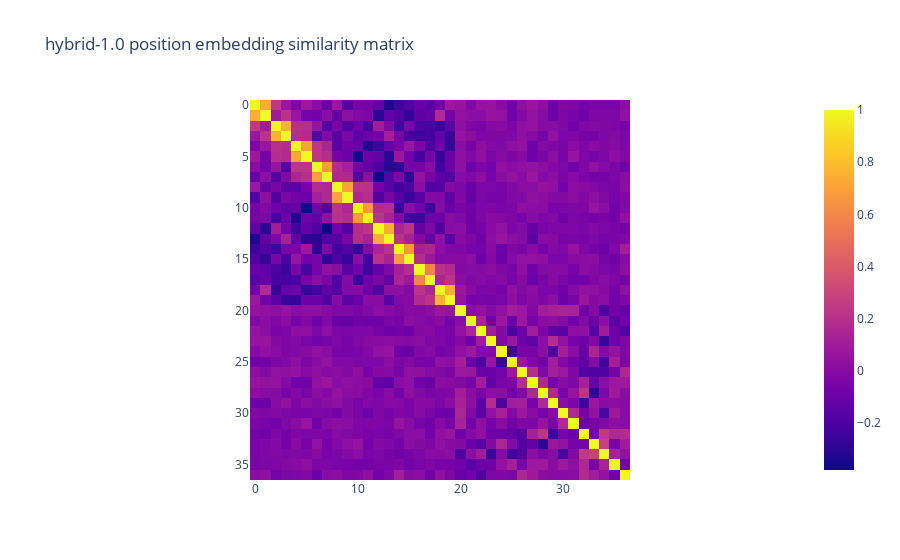

The cell this chart's notebook holds for it:
### Code cell
import plotly.express as px

embedding = model.module.position_embedding(torch.arange(block_size)).detach().numpy()

similarity = []

for x in embedding:
    row = []
    for y in embedding:
        row.append(np.dot(x, y)/(np.linalg.norm(x)*np.linalg.norm(y)))
    similarity.append(row)

px.imshow(similarity, title=f"{MODELNAME} position embedding similarity matrix")

### Figure 1 — Plotly figure (JSON) as saved in the notebook; plotly's stock layout.template omitted (floating-point values rounded to 4 significant figures; data arrays with more than 128 entries replaced by an {"elided": "..."} marker saying what was removed)
{"data": [{"coloraxis": "coloraxis", "hovertemplate": "x: %{x}<br>y: %{y}<br>color: %{z}<extra></extra>", "name": "0", "type": "heatmap", "xaxis": "x", "yaxis": "y", "z": {"elided": "37x37 float values"}}], "layout": {"coloraxis": {"colorscale": [[0, "#0d0887"], [0.1111, "#46039f"], [0.2222, "#7201a8"], [0.3333, "#9c179e"], [0.4444, "#bd3786"], [0.5556, "#d8576b"], [0.6667, "#ed7953"], [0.7778, "#fb9f3a"], [0.8889, "#fdca26"], [1, "#f0f921"]]}, "title": {"text": "hybrid-1.0 position embedding similarity matrix"}, "xaxis": {"anchor": "y", "constrain": "domain", "domain": [0, 1], "scaleanchor": "y"}, "yaxis": {"anchor": "x", "autorange": "reversed", "constrain": "domain", "domain": [0, 1]}}}
